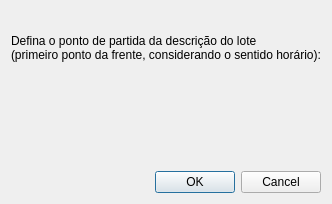
<?xml version="1.0" encoding="UTF-8"?>
<ui version="4.0">
 <class>Dialog</class>
 <widget class="QDialog" name="Dialog">
  <property name="geometry">
   <rect>
    <x>0</x>
    <y>0</y>
    <width>328</width>
    <height>204</height>
   </rect>
  </property>
  <property name="windowTitle">
   <string>Definição do ponto de partida</string>
  </property>
  <layout class="QVBoxLayout" name="verticalLayout">
   <item>
    <widget class="QLabel" name="label">
     <property name="text">
      <string>Defina o ponto de partida da descrição do lote 
(primeiro ponto da frente, considerando o sentido horário):</string>
     </property>
    </widget>
   </item>
   <item>
    <widget class="QgsFeaturePickerWidget" name="feature_picker"/>
   </item>
   <item>
    <widget class="QDialogButtonBox" name="buttonBox">
     <property name="orientation">
      <enum>Qt::Horizontal</enum>
     </property>
     <property name="standardButtons">
      <set>QDialogButtonBox::Cancel|QDialogButtonBox::Ok</set>
     </property>
    </widget>
   </item>
  </layout>
 </widget>
 <customwidgets>
  <customwidget>
   <class>QgsFeaturePickerWidget</class>
   <extends>QWidget</extends>
   <header>qgsfeaturepickerwidget.h</header>
  </customwidget>
 </customwidgets>
 <resources/>
 <connections>
  <connection>
   <sender>buttonBox</sender>
   <signal>accepted()</signal>
   <receiver>Dialog</receiver>
   <slot>accept()</slot>
   <hints>
    <hint type="sourcelabel">
     <x>248</x>
     <y>254</y>
    </hint>
    <hint type="destinationlabel">
     <x>157</x>
     <y>274</y>
    </hint>
   </hints>
  </connection>
  <connection>
   <sender>buttonBox</sender>
   <signal>rejected()</signal>
   <receiver>Dialog</receiver>
   <slot>reject()</slot>
   <hints>
    <hint type="sourcelabel">
     <x>316</x>
     <y>260</y>
    </hint>
    <hint type="destinationlabel">
     <x>286</x>
     <y>274</y>
    </hint>
   </hints>
  </connection>
 </connections>
</ui>
